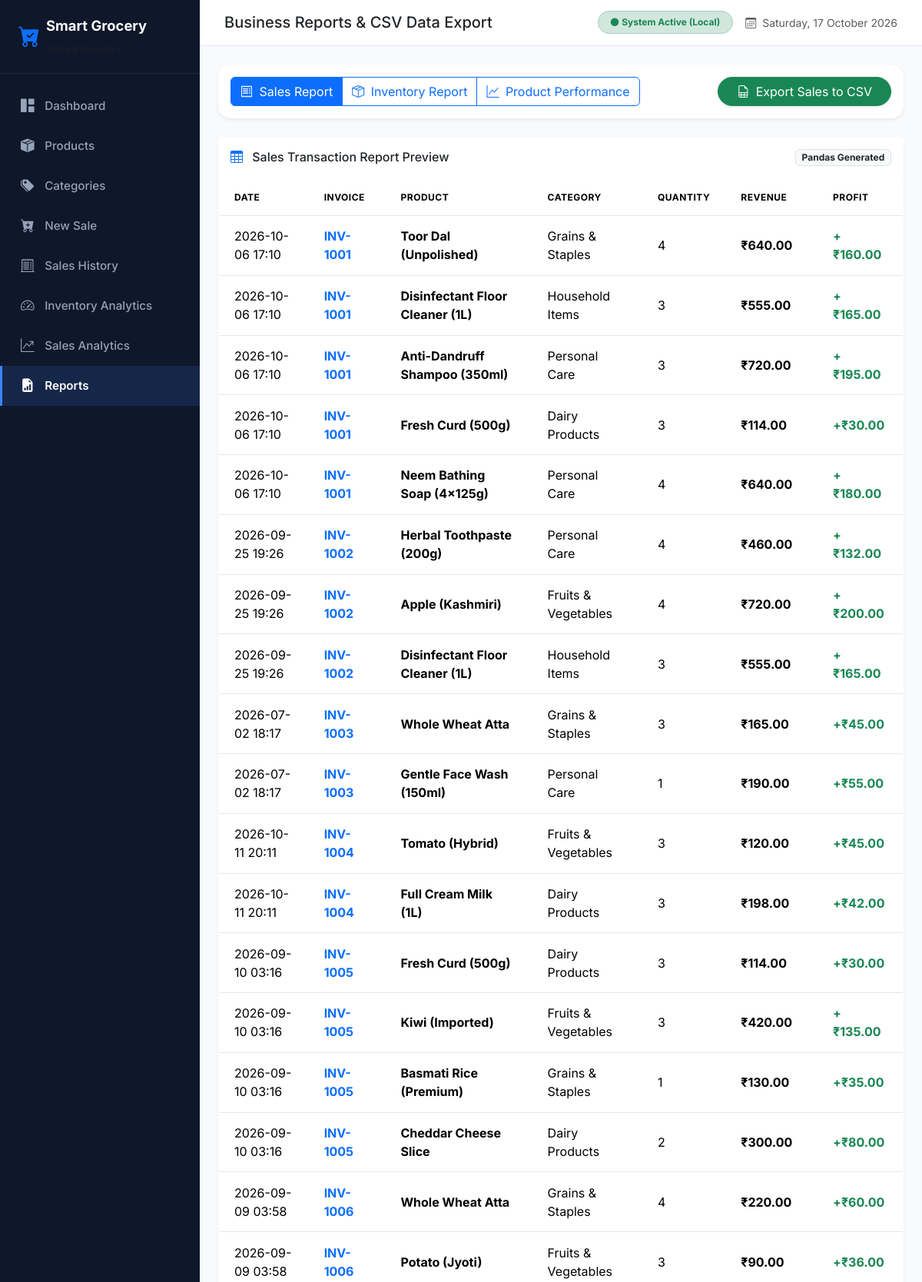
The page /reports/ (upper part) on the database its author committed.
### models/sale_item.py (models this page shows, shortened)
class SaleItem(db.Model):
    __tablename__ = 'sale_items'
    id = db.Column(db.Integer, primary_key=True)
    sale_id = db.Column(db.Integer, db.ForeignKey('sales.id'), nullable=False)
    product_id = db.Column(db.Integer, db.ForeignKey('products.id'), nullable=False)
    quantity = db.Column(db.Integer, nullable=False)
    selling_price = db.Column(db.Float, nullable=False)
    cost_price = db.Column(db.Float, nullable=False)
    subtotal = db.Column(db.Float, nullable=False)
    profit = db.Column(db.Float, nullable=False)

### models/sale.py (models this page shows, shortened)
class Sale(db.Model):
    __tablename__ = 'sales'
    id = db.Column(db.Integer, primary_key=True)
    invoice_number = db.Column(db.String(50), unique=True, nullable=False)
    sale_date = db.Column(db.DateTime, nullable=False, default=datetime.utcnow)
    customer_name = db.Column(db.String(100), nullable=True, default='Walk-in Customer')
    total_amount = db.Column(db.Float, nullable=False)
    total_profit = db.Column(db.Float, nullable=False)
    items = db.relationship('SaleItem', backref='sale', lazy=True, cascade="all, delete-orphan")

### models/product.py (models this page shows, shortened)
class Product(db.Model):
    __tablename__ = 'products'
    id = db.Column(db.Integer, primary_key=True)
    product_name = db.Column(db.String(150), nullable=False)
    category_id = db.Column(db.Integer, db.ForeignKey('categories.id'), nullable=False)
    unit = db.Column(db.String(50), nullable=False, default='pc')
    selling_price = db.Column(db.Float, nullable=False)
    cost_price = db.Column(db.Float, nullable=False)
    stock_quantity = db.Column(db.Integer, nullable=False, default=0)
    reorder_level = db.Column(db.Integer, nullable=False, default=10)
    supplier_name = db.Column(db.String(150), nullable=True)
    created_at = db.Column(db.DateTime, default=datetime.utcnow)
    sale_items = db.relationship('SaleItem', backref='product', lazy=True)
    @property
    def stock_status(self):
        if self.stock_quantity == 0:
            return "Out of Stock"
        elif self.stock_quantity <= self.reorder_level:
            return "Low Stock"
        else:
            return "In Stock"

### models/category.py (models this page shows, shortened)
class Category(db.Model):
    __tablename__ = 'categories'
    id = db.Column(db.Integer, primary_key=True)
    category_name = db.Column(db.String(100), unique=True, nullable=False)
    products = db.relationship('Product', backref='category', lazy=True, cascade="all, delete-orphan")

### routes/reports.py (the view)
@reports_bp.route('/')
def index():
    report_type = request.args.get('type', 'sales')
    sales_df = get_sales_dataframe()
    perf_df = get_product_performance_df()
    products = Product.query.join(Category).all()
    sales_data = []
    if not sales_df.empty:
        sales_preview = sales_df.copy()
        sales_preview['sale_date'] = sales_preview['sale_date'].dt.strftime('%Y-%m-%d %H:%M')
        sales_data = sales_preview[['sale_date', 'invoice_number', 'product_name', 'category_name', 'quantity', 'subtotal', 'profit']].to_dict(orient='records')
    inventory_data = [{
        'product_name': p.product_name,
        'category_name': p.category.category_name if p.category else '',
        'stock_quantity': p.stock_quantity,
        'reorder_level': p.reorder_level,
        'status': p.stock_status,
        'supplier': p.supplier_name or 'N/A'
    } for p in products]
    perf_data = perf_df.to_dict(orient='records') if not perf_df.empty else []
    return render_template(
        'reports.html',
        report_type=report_type,
        sales_data=sales_data[:50],  # Preview top 50
        inventory_data=inventory_data,
        perf_data=perf_data
    )

### analytics/sales_analysis.py (called while the page is built, shortened)
def get_sales_dataframe():
    query = db.session.query(
        Sale.id.label('sale_id'),
        Sale.invoice_number,
        Sale.sale_date,
        Sale.customer_name,
        SaleItem.id.label('sale_item_id'),
        SaleItem.product_id,
        Product.product_name,
        Product.unit,
        Category.id.label('category_id'),
        Category.category_name,
        SaleItem.quantity,
        SaleItem.selling_price,
        SaleItem.cost_price,
        SaleItem.subtotal,
        SaleItem.profit
    ).join(SaleItem, Sale.id == SaleItem.sale_id)\
     .join(Product, SaleItem.product_id == Product.id)\
     .join(Category, Product.category_id == Category.id)
    records = query.all()
    df = pd.DataFrame(records)
    df['sale_date'] = pd.to_datetime(df['sale_date'])
    return df

### templates/reports.html (shortened to what this page needs)
{% extends 'base.html' %}
{% block page_title %}Business Reports & CSV Data Export{% endblock %}
{% block content %}
<div class="card border-0 shadow-sm rounded-4 mb-4">
    <div class="card-body py-3 d-flex justify-content-between align-items-center flex-wrap gap-2">
        <div class="btn-group" role="group">
            <a href="{{ url_for('reports.index', type='sales') }}" class="btn {% if report_type == 'sales' %}btn-primary{% else %}btn-outline-primary{% endif %}">
                <i class="bi bi-receipt me-1"></i> Sales Report
            </a>
            <a href="{{ url_for('reports.index', type='inventory') }}" class="btn {% if report_type == 'inventory' %}btn-primary{% else %}btn-outline-primary{% endif %}">
                <i class="bi bi-box-seam me-1"></i> Inventory Report
            </a>
            <a href="{{ url_for('reports.index', type='performance') }}" class="btn {% if report_type == 'performance' %}btn-primary{% else %}btn-outline-primary{% endif %}">
                <i class="bi bi-graph-up me-1"></i> Product Performance
            </a>
        </div>
        <div>
            <a href="{{ url_for('reports.export_csv', report_type=report_type) }}" class="btn btn-success rounded-pill px-4 shadow-sm">
                <i class="bi bi-file-earmark-spreadsheet me-1"></i> Export {{ report_type | capitalize }} to CSV
            </a>
        </div>
    </div>
</div>
<div class="card border-0 shadow-sm rounded-4">
    <div class="card-header bg-white border-0 py-3 d-flex justify-content-between align-items-center">
        <h6 class="m-0 font-weight-bold text-dark">
            <i class="bi bi-table me-2 text-primary"></i>
            {% if report_type == 'sales' %}
                Sales Transaction Report Preview
            {% elif report_type == 'inventory' %}
                Inventory Stock & Reorder Status Report Preview
            {% else %}
                Product Performance & Profit Margin Report Preview
            {% endif %}
        </h6>
        <span class="badge bg-light text-dark border">Pandas Generated</span>
    </div>
    <div class="card-body p-0">
        <div class="table-responsive">
            {% if report_type == 'sales' %}
            <table class="table table-custom align-middle m-0">
                <thead>
                    <tr>
                        <th>Date</th>
                        <th>Invoice</th>
                        <th>Product</th>
                        <th>Category</th>
                        <th>Quantity</th>
                        <th>Revenue</th>
                        <th>Profit</th>
                    </tr>
                </thead>
                <tbody>
                    {% for row in sales_data %}
                    <tr>
                        <td>{{ row.sale_date }}</td>
                        <td class="fw-bold text-primary">{{ row.invoice_number }}</td>
                        <td class="fw-bold">{{ row.product_name }}</td>
                        <td>{{ row.category_name }}</td>
                        <td>{{ row.quantity }}</td>
                        <td class="fw-bold">{{ row.subtotal | currency }}</td>
                        <td class="text-success fw-bold">+{{ row.profit | currency }}</td>
                    </tr>
                    {% else %}
                    <tr><td colspan="7" class="text-center py-4 text-muted">No sales data available.</td></tr>
                    {% endfor %}
                </tbody>
            </table>
            {% endif %}
        </div>
    </div>
</div>
{% endblock %}

### static/css/style.css (style rules this page uses)
:root { --sidebar-bg: #0F172A; --sidebar-hover: #1E293B; --sidebar-active: #3B82F6; --sidebar-text: #94A3B8; --sidebar-text-active: #FFFFFF; --bg-light: #F8FAFC; --card-shadow: 0 4px 6px -1px rgba(0, 0, 0, 0.05), 0 2px 4px -1px rgba(0, 0, 0, 0.03); --card-shadow-hover: 0 10px 15px -3px rgba(0, 0, 0, 0.08), 0 4px 6px -2px rgba(0, 0, 0, 0.04); --purple-primary: #7E22CE; --purple-light: #F3E8FF; }
body { font-family: 'Inter', system-ui, -apple-system, BlinkMacSystemFont, "Segoe UI", Roboto, sans-serif; background-color: var(--bg-light); color: #334155; overflow-x: hidden; }
.table-custom { background: #FFFFFF; border-radius: 12px; overflow: hidden; border: 1px solid #E2E8F0; box-shadow: var(--card-shadow); }
.table-custom thead { background-color: #F1F5F9; color: #475569; font-weight: 600; text-transform: uppercase; font-size: 0.75rem; letter-spacing: 0.5px; }
.table-custom th, .table-custom td { padding: 0.9rem 1.25rem; vertical-align: middle; }
.table-custom tbody tr { transition: background-color 0.15s ease; }

### rows shown on the page
SaleItem: sale_date "2026-10-06 17:10", invoice_number "INV-1001", product_name "Toor Dal (Unpolished)", category_name "Grains & Staples", quantity "4", subtotal "₹640.00", profit "₹160.00"
SaleItem: sale_date "2026-10-06 17:10", invoice_number "INV-1001", product_name "Disinfectant Floor Cleaner (1L)", category_name "Household Items", quantity "3", subtotal "₹555.00", profit "₹165.00"
SaleItem: sale_date "2026-10-06 17:10", invoice_number "INV-1001", product_name "Anti-Dandruff Shampoo (350ml)", category_name "Personal Care", quantity "3", subtotal "₹720.00", profit "₹195.00"
SaleItem: sale_date "2026-10-06 17:10", invoice_number "INV-1001", product_name "Fresh Curd (500g)", category_name "Dairy Products", quantity "3", subtotal "₹114.00", profit "₹30.00"
SaleItem: sale_date "2026-10-06 17:10", invoice_number "INV-1001", product_name "Neem Bathing Soap (4x125g)", category_name "Personal Care", quantity "4", subtotal "₹640.00", profit "₹180.00"
SaleItem: sale_date "2026-09-25 19:26", invoice_number "INV-1002", product_name "Herbal Toothpaste (200g)", category_name "Personal Care", quantity "4", subtotal "₹460.00", profit "₹132.00"
SaleItem: sale_date "2026-09-25 19:26", invoice_number "INV-1002", product_name "Apple (Kashmiri)", category_name "Fruits & Vegetables", quantity "4", subtotal "₹720.00", profit "₹200.00"
SaleItem: sale_date "2026-09-25 19:26", invoice_number "INV-1002", product_name "Disinfectant Floor Cleaner (1L)", category_name "Household Items", quantity "3", subtotal "₹555.00", profit "₹165.00"
SaleItem: sale_date "2026-07-02 18:17", invoice_number "INV-1003", product_name "Whole Wheat Atta", category_name "Grains & Staples", quantity "3", subtotal "₹165.00", profit "₹45.00"
SaleItem: sale_date "2026-07-02 18:17", invoice_number "INV-1003", product_name "Gentle Face Wash (150ml)", category_name "Personal Care", quantity "1", subtotal "₹190.00", profit "₹55.00"
SaleItem: sale_date "2026-10-11 20:11", invoice_number "INV-1004", product_name "Tomato (Hybrid)", category_name "Fruits & Vegetables", quantity "3", subtotal "₹120.00", profit "₹45.00"
SaleItem: sale_date "2026-10-11 20:11", invoice_number "INV-1004", product_name "Full Cream Milk (1L)", category_name "Dairy Products", quantity "3", subtotal "₹198.00", profit "₹42.00"
SaleItem: sale_date "2026-09-10 03:16", invoice_number "INV-1005", product_name "Fresh Curd (500g)", category_name "Dairy Products", quantity "3", subtotal "₹114.00", profit "₹30.00"
SaleItem: sale_date "2026-09-10 03:16", invoice_number "INV-1005", product_name "Kiwi (Imported)", category_name "Fruits & Vegetables", quantity "3", subtotal "₹420.00", profit "₹135.00"
SaleItem: sale_date "2026-09-10 03:16", invoice_number "INV-1005", product_name "Basmati Rice (Premium)", category_name "Grains & Staples", quantity "1", subtotal "₹130.00", profit "₹35.00"
SaleItem: sale_date "2026-09-10 03:16", invoice_number "INV-1005", product_name "Cheddar Cheese Slice", category_name "Dairy Products", quantity "2", subtotal "₹300.00", profit "₹80.00"
SaleItem: sale_date "2026-09-09 03:58", invoice_number "INV-1006", product_name "Whole Wheat Atta", category_name "Grains & Staples", quantity "4", subtotal "₹220.00", profit "₹60.00"
SaleItem: sale_date "2026-09-09 03:58", invoice_number "INV-1006", product_name "Potato (Jyoti)", category_name "Fruits & Vegetables", quantity "3", subtotal "₹90.00", profit "₹36.00"

### other values the page prints
{{ report_type | capitalize }} "Sales"
